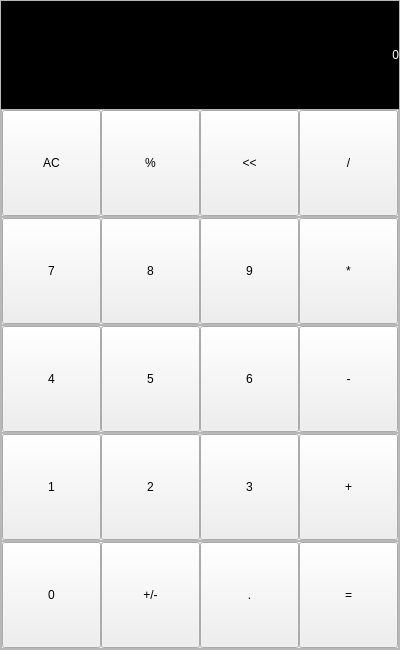
<?xml version="1.0" encoding="UTF-8"?>
<ui version="4.0">
 <class>MainWindow</class>
 <widget class="QMainWindow" name="MainWindow">
  <property name="geometry">
   <rect>
    <x>0</x>
    <y>0</y>
    <width>400</width>
    <height>650</height>
   </rect>
  </property>
  <property name="minimumSize">
   <size>
    <width>400</width>
    <height>650</height>
   </size>
  </property>
  <property name="maximumSize">
   <size>
    <width>400</width>
    <height>650</height>
   </size>
  </property>
  <property name="windowTitle">
   <string>CalculadoraPython</string>
  </property>
  <property name="styleSheet">
   <string notr="true"/>
  </property>
  <widget class="QWidget" name="centralwidget">
   <property name="styleSheet">
    <string notr="true"/>
   </property>
   <layout class="QHBoxLayout" name="horizontalLayout">
    <property name="spacing">
     <number>0</number>
    </property>
    <property name="leftMargin">
     <number>0</number>
    </property>
    <property name="topMargin">
     <number>0</number>
    </property>
    <property name="rightMargin">
     <number>0</number>
    </property>
    <property name="bottomMargin">
     <number>0</number>
    </property>
    <item>
     <widget class="QFrame" name="frame">
      <property name="autoFillBackground">
       <bool>false</bool>
      </property>
      <property name="styleSheet">
       <string notr="true"/>
      </property>
      <property name="frameShape">
       <enum>QFrame::StyledPanel</enum>
      </property>
      <property name="frameShadow">
       <enum>QFrame::Raised</enum>
      </property>
      <layout class="QVBoxLayout" name="verticalLayout">
       <property name="spacing">
        <number>0</number>
       </property>
       <property name="leftMargin">
        <number>0</number>
       </property>
       <property name="topMargin">
        <number>0</number>
       </property>
       <property name="rightMargin">
        <number>0</number>
       </property>
       <property name="bottomMargin">
        <number>0</number>
       </property>
       <item>
        <widget class="QLabel" name="outputLabel">
         <property name="maximumSize">
          <size>
           <width>16777215</width>
           <height>16777215</height>
          </size>
         </property>
         <property name="styleSheet">
          <string notr="true">font: 87 40pt &quot;Arial Black&quot;;
background-color:#000;
color: #fff;


</string>
         </property>
         <property name="text">
          <string>0</string>
         </property>
         <property name="alignment">
          <set>Qt::AlignRight|Qt::AlignTrailing|Qt::AlignVCenter</set>
         </property>
         <property name="margin">
          <number>5</number>
         </property>
        </widget>
       </item>
       <item>
        <widget class="QFrame" name="frame_6">
         <property name="frameShape">
          <enum>QFrame::StyledPanel</enum>
         </property>
         <property name="frameShadow">
          <enum>QFrame::Raised</enum>
         </property>
         <layout class="QHBoxLayout" name="horizontalLayout_6">
          <property name="spacing">
           <number>0</number>
          </property>
          <property name="leftMargin">
           <number>0</number>
          </property>
          <property name="topMargin">
           <number>0</number>
          </property>
          <property name="rightMargin">
           <number>0</number>
          </property>
          <property name="bottomMargin">
           <number>0</number>
          </property>
          <item>
           <widget class="QPushButton" name="clearButton">
            <property name="maximumSize">
             <size>
              <width>130</width>
              <height>130</height>
             </size>
            </property>
            <property name="styleSheet">
             <string notr="true">
font: 87 36pt &quot;Arial Black&quot;;</string>
            </property>
            <property name="text">
             <string>AC</string>
            </property>
           </widget>
          </item>
          <item>
           <widget class="QPushButton" name="percentageButton">
            <property name="maximumSize">
             <size>
              <width>130</width>
              <height>130</height>
             </size>
            </property>
            <property name="styleSheet">
             <string notr="true">
font: 87 36pt &quot;Arial Black&quot;;</string>
            </property>
            <property name="text">
             <string>%</string>
            </property>
           </widget>
          </item>
          <item>
           <widget class="QPushButton" name="backspaceButton">
            <property name="maximumSize">
             <size>
              <width>130</width>
              <height>130</height>
             </size>
            </property>
            <property name="styleSheet">
             <string notr="true">
font: 87 36pt &quot;Arial Black&quot;;</string>
            </property>
            <property name="text">
             <string>&lt;&lt;</string>
            </property>
           </widget>
          </item>
          <item>
           <widget class="QPushButton" name="divisionButton">
            <property name="maximumSize">
             <size>
              <width>130</width>
              <height>130</height>
             </size>
            </property>
            <property name="styleSheet">
             <string notr="true">
font: 87 36pt &quot;Arial Black&quot;;</string>
            </property>
            <property name="text">
             <string>/</string>
            </property>
           </widget>
          </item>
         </layout>
        </widget>
       </item>
       <item>
        <widget class="QFrame" name="frame_5">
         <property name="styleSheet">
          <string notr="true">
font: 87 36pt &quot;Arial Black&quot;;</string>
         </property>
         <property name="frameShape">
          <enum>QFrame::StyledPanel</enum>
         </property>
         <property name="frameShadow">
          <enum>QFrame::Raised</enum>
         </property>
         <layout class="QHBoxLayout" name="horizontalLayout_4">
          <property name="spacing">
           <number>0</number>
          </property>
          <property name="leftMargin">
           <number>0</number>
          </property>
          <property name="topMargin">
           <number>0</number>
          </property>
          <property name="rightMargin">
           <number>0</number>
          </property>
          <property name="bottomMargin">
           <number>0</number>
          </property>
          <item>
           <widget class="QPushButton" name="sevenButton">
            <property name="maximumSize">
             <size>
              <width>130</width>
              <height>130</height>
             </size>
            </property>
            <property name="styleSheet">
             <string notr="true">
font: 87 36pt &quot;Arial Black&quot;;</string>
            </property>
            <property name="text">
             <string>7</string>
            </property>
           </widget>
          </item>
          <item>
           <widget class="QPushButton" name="eighButton">
            <property name="maximumSize">
             <size>
              <width>130</width>
              <height>130</height>
             </size>
            </property>
            <property name="styleSheet">
             <string notr="true">
font: 87 36pt &quot;Arial Black&quot;;</string>
            </property>
            <property name="text">
             <string>8</string>
            </property>
           </widget>
          </item>
          <item>
           <widget class="QPushButton" name="nineButton">
            <property name="maximumSize">
             <size>
              <width>130</width>
              <height>130</height>
             </size>
            </property>
            <property name="styleSheet">
             <string notr="true">
font: 87 36pt &quot;Arial Black&quot;;</string>
            </property>
            <property name="text">
             <string>9</string>
            </property>
           </widget>
          </item>
          <item>
           <widget class="QPushButton" name="multiplicationButton">
            <property name="maximumSize">
             <size>
              <width>130</width>
              <height>130</height>
             </size>
            </property>
            <property name="styleSheet">
             <string notr="true">
font: 87 36pt &quot;Arial Black&quot;;</string>
            </property>
            <property name="text">
             <string>*</string>
            </property>
           </widget>
          </item>
         </layout>
        </widget>
       </item>
       <item>
        <widget class="QFrame" name="frame_4">
         <property name="styleSheet">
          <string notr="true">
font: 87 36pt &quot;Arial Black&quot;;</string>
         </property>
         <property name="frameShape">
          <enum>QFrame::StyledPanel</enum>
         </property>
         <property name="frameShadow">
          <enum>QFrame::Raised</enum>
         </property>
         <layout class="QHBoxLayout" name="horizontalLayout_5">
          <property name="spacing">
           <number>0</number>
          </property>
          <property name="leftMargin">
           <number>0</number>
          </property>
          <property name="topMargin">
           <number>0</number>
          </property>
          <property name="rightMargin">
           <number>0</number>
          </property>
          <property name="bottomMargin">
           <number>0</number>
          </property>
          <item>
           <widget class="QPushButton" name="fourButton">
            <property name="maximumSize">
             <size>
              <width>130</width>
              <height>130</height>
             </size>
            </property>
            <property name="styleSheet">
             <string notr="true">
font: 87 36pt &quot;Arial Black&quot;;</string>
            </property>
            <property name="text">
             <string>4</string>
            </property>
           </widget>
          </item>
          <item>
           <widget class="QPushButton" name="fiveButton">
            <property name="maximumSize">
             <size>
              <width>130</width>
              <height>130</height>
             </size>
            </property>
            <property name="styleSheet">
             <string notr="true">
font: 87 36pt &quot;Arial Black&quot;;</string>
            </property>
            <property name="text">
             <string>5</string>
            </property>
           </widget>
          </item>
          <item>
           <widget class="QPushButton" name="sixButton">
            <property name="maximumSize">
             <size>
              <width>130</width>
              <height>130</height>
             </size>
            </property>
            <property name="styleSheet">
             <string notr="true">
font: 87 36pt &quot;Arial Black&quot;;</string>
            </property>
            <property name="text">
             <string>6</string>
            </property>
           </widget>
          </item>
          <item>
           <widget class="QPushButton" name="subtractionButton">
            <property name="maximumSize">
             <size>
              <width>130</width>
              <height>130</height>
             </size>
            </property>
            <property name="styleSheet">
             <string notr="true">
font: 87 36pt &quot;Arial Black&quot;;</string>
            </property>
            <property name="text">
             <string>-</string>
            </property>
           </widget>
          </item>
         </layout>
        </widget>
       </item>
       <item>
        <widget class="QFrame" name="frame_3">
         <property name="styleSheet">
          <string notr="true">
font: 87 36pt &quot;Arial Black&quot;;</string>
         </property>
         <property name="frameShape">
          <enum>QFrame::StyledPanel</enum>
         </property>
         <property name="frameShadow">
          <enum>QFrame::Raised</enum>
         </property>
         <layout class="QHBoxLayout" name="horizontalLayout_3">
          <property name="spacing">
           <number>0</number>
          </property>
          <property name="leftMargin">
           <number>0</number>
          </property>
          <property name="topMargin">
           <number>0</number>
          </property>
          <property name="rightMargin">
           <number>0</number>
          </property>
          <property name="bottomMargin">
           <number>0</number>
          </property>
          <item>
           <widget class="QPushButton" name="oneButton">
            <property name="maximumSize">
             <size>
              <width>130</width>
              <height>130</height>
             </size>
            </property>
            <property name="styleSheet">
             <string notr="true">
font: 87 36pt &quot;Arial Black&quot;;</string>
            </property>
            <property name="text">
             <string>1</string>
            </property>
           </widget>
          </item>
          <item>
           <widget class="QPushButton" name="twoButton_9">
            <property name="maximumSize">
             <size>
              <width>130</width>
              <height>130</height>
             </size>
            </property>
            <property name="styleSheet">
             <string notr="true">
font: 87 36pt &quot;Arial Black&quot;;</string>
            </property>
            <property name="text">
             <string>2</string>
            </property>
           </widget>
          </item>
          <item>
           <widget class="QPushButton" name="threeButton">
            <property name="maximumSize">
             <size>
              <width>130</width>
              <height>130</height>
             </size>
            </property>
            <property name="styleSheet">
             <string notr="true">
font: 87 36pt &quot;Arial Black&quot;;</string>
            </property>
            <property name="text">
             <string>3</string>
            </property>
           </widget>
          </item>
          <item>
           <widget class="QPushButton" name="addictionButton">
            <property name="maximumSize">
             <size>
              <width>130</width>
              <height>130</height>
             </size>
            </property>
            <property name="styleSheet">
             <string notr="true">
font: 87 36pt &quot;Arial Black&quot;;</string>
            </property>
            <property name="text">
             <string>+</string>
            </property>
           </widget>
          </item>
         </layout>
        </widget>
       </item>
       <item>
        <widget class="QFrame" name="frame_2">
         <property name="styleSheet">
          <string notr="true">
font: 87 36pt &quot;Arial Black&quot;;</string>
         </property>
         <property name="frameShape">
          <enum>QFrame::StyledPanel</enum>
         </property>
         <property name="frameShadow">
          <enum>QFrame::Raised</enum>
         </property>
         <layout class="QHBoxLayout" name="horizontalLayout_2">
          <property name="spacing">
           <number>0</number>
          </property>
          <property name="leftMargin">
           <number>0</number>
          </property>
          <property name="topMargin">
           <number>0</number>
          </property>
          <property name="rightMargin">
           <number>0</number>
          </property>
          <property name="bottomMargin">
           <number>0</number>
          </property>
          <item>
           <widget class="QPushButton" name="zeroButton">
            <property name="maximumSize">
             <size>
              <width>130</width>
              <height>130</height>
             </size>
            </property>
            <property name="styleSheet">
             <string notr="true">
font: 87 36pt &quot;Arial Black&quot;;</string>
            </property>
            <property name="text">
             <string>0</string>
            </property>
           </widget>
          </item>
          <item>
           <widget class="QPushButton" name="moreorlessButton">
            <property name="maximumSize">
             <size>
              <width>130</width>
              <height>130</height>
             </size>
            </property>
            <property name="styleSheet">
             <string notr="true">
font: 87 36pt &quot;Arial Black&quot;;</string>
            </property>
            <property name="text">
             <string>+/-</string>
            </property>
           </widget>
          </item>
          <item>
           <widget class="QPushButton" name="pointButton">
            <property name="maximumSize">
             <size>
              <width>130</width>
              <height>130</height>
             </size>
            </property>
            <property name="text">
             <string>.</string>
            </property>
           </widget>
          </item>
          <item>
           <widget class="QPushButton" name="equalButton">
            <property name="maximumSize">
             <size>
              <width>130</width>
              <height>130</height>
             </size>
            </property>
            <property name="styleSheet">
             <string notr="true">
font: 87 36pt &quot;Arial Black&quot;;</string>
            </property>
            <property name="text">
             <string>=</string>
            </property>
           </widget>
          </item>
         </layout>
        </widget>
       </item>
      </layout>
     </widget>
    </item>
   </layout>
  </widget>
 </widget>
 <resources/>
 <connections/>
</ui>
